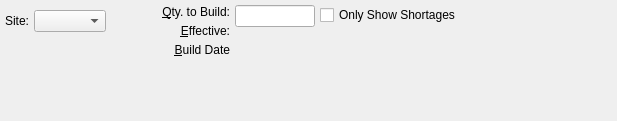
<?xml version="1.0" encoding="UTF-8"?>
<ui version="4.0">
 <comment>This file is part of the xTuple ERP: PostBooks Edition, a free and
open source Enterprise Resource Planning software suite,
Copyright (c) 1999-2018 by OpenMFG LLC, d/b/a xTuple.
It is licensed to you under the Common Public Attribution License
version 1.0, the full text of which (including xTuple-specific Exhibits)
is available at www.xtuple.com/CPAL.  By using this software, you agree
to be bound by its terms.</comment>
 <class>dspPendingAvailability</class>
 <widget class="QWidget" name="dspPendingAvailability">
  <property name="geometry">
   <rect>
    <x>0</x>
    <y>0</y>
    <width>617</width>
    <height>121</height>
   </rect>
  </property>
  <property name="windowTitle">
   <string>Pending W/O Material Availability</string>
  </property>
  <layout class="QHBoxLayout" name="horizontalLayout">
   <item>
    <layout class="QVBoxLayout">
     <property name="spacing">
      <number>5</number>
     </property>
     <property name="margin">
      <number>0</number>
     </property>
     <item>
      <widget class="ItemCluster" name="_item"/>
     </item>
     <item>
      <layout class="QHBoxLayout">
       <property name="spacing">
        <number>5</number>
       </property>
       <property name="margin">
        <number>0</number>
       </property>
       <item>
        <widget class="QLabel" name="_warehouseLit">
         <property name="text">
          <string>Site:</string>
         </property>
         <property name="alignment">
          <set>Qt::AlignRight|Qt::AlignTrailing|Qt::AlignVCenter</set>
         </property>
         <property name="buddy">
          <cstring>_warehouse</cstring>
         </property>
        </widget>
       </item>
       <item>
        <widget class="WComboBox" name="_warehouse"/>
       </item>
       <item>
        <spacer>
         <property name="orientation">
          <enum>Qt::Horizontal</enum>
         </property>
         <property name="sizeType">
          <enum>QSizePolicy::MinimumExpanding</enum>
         </property>
         <property name="sizeHint" stdset="0">
          <size>
           <width>0</width>
           <height>20</height>
          </size>
         </property>
        </spacer>
       </item>
      </layout>
     </item>
     <item>
      <spacer name="verticalSpacer">
       <property name="orientation">
        <enum>Qt::Vertical</enum>
       </property>
       <property name="sizeHint" stdset="0">
        <size>
         <width>20</width>
         <height>0</height>
        </size>
       </property>
      </spacer>
     </item>
    </layout>
   </item>
   <item>
    <layout class="QVBoxLayout">
     <property name="spacing">
      <number>0</number>
     </property>
     <property name="margin">
      <number>0</number>
     </property>
     <item>
      <layout class="QHBoxLayout">
       <property name="spacing">
        <number>5</number>
       </property>
       <property name="margin">
        <number>0</number>
       </property>
       <item>
        <layout class="QVBoxLayout">
         <property name="spacing">
          <number>5</number>
         </property>
         <property name="margin">
          <number>0</number>
         </property>
         <item>
          <widget class="QLabel" name="_qtyToBuildLit">
           <property name="text">
            <string>&amp;Qty. to Build:</string>
           </property>
           <property name="alignment">
            <set>Qt::AlignRight|Qt::AlignTrailing|Qt::AlignVCenter</set>
           </property>
           <property name="buddy">
            <cstring>_qtyToBuild</cstring>
           </property>
          </widget>
         </item>
         <item>
          <widget class="QLabel" name="_effectiveLit">
           <property name="text">
            <string>&amp;Effective:</string>
           </property>
           <property name="alignment">
            <set>Qt::AlignRight|Qt::AlignTrailing|Qt::AlignVCenter</set>
           </property>
           <property name="buddy">
            <cstring>_effective</cstring>
           </property>
          </widget>
         </item>
         <item>
          <widget class="QLabel" name="_buildDateLit">
           <property name="text">
            <string>&amp;Build Date</string>
           </property>
           <property name="alignment">
            <set>Qt::AlignRight|Qt::AlignTrailing|Qt::AlignVCenter</set>
           </property>
           <property name="buddy">
            <cstring>_effective</cstring>
           </property>
          </widget>
         </item>
        </layout>
       </item>
       <item>
        <layout class="QVBoxLayout">
         <property name="spacing">
          <number>5</number>
         </property>
         <property name="margin">
          <number>0</number>
         </property>
         <item>
          <widget class="XLineEdit" name="_qtyToBuild">
           <property name="sizePolicy">
            <sizepolicy hsizetype="Preferred" vsizetype="Fixed">
             <horstretch>0</horstretch>
             <verstretch>0</verstretch>
            </sizepolicy>
           </property>
           <property name="maximumSize">
            <size>
             <width>80</width>
             <height>32767</height>
            </size>
           </property>
          </widget>
         </item>
         <item>
          <widget class="DLineEdit" name="_effective">
           <property name="sizePolicy">
            <sizepolicy hsizetype="Preferred" vsizetype="Fixed">
             <horstretch>0</horstretch>
             <verstretch>0</verstretch>
            </sizepolicy>
           </property>
           <property name="maximumSize">
            <size>
             <width>80</width>
             <height>32767</height>
            </size>
           </property>
          </widget>
         </item>
         <item>
          <widget class="DLineEdit" name="_buildDate">
           <property name="sizePolicy">
            <sizepolicy hsizetype="Preferred" vsizetype="Fixed">
             <horstretch>0</horstretch>
             <verstretch>0</verstretch>
            </sizepolicy>
           </property>
           <property name="maximumSize">
            <size>
             <width>80</width>
             <height>32767</height>
            </size>
           </property>
          </widget>
         </item>
        </layout>
       </item>
      </layout>
     </item>
     <item>
      <spacer>
       <property name="orientation">
        <enum>Qt::Vertical</enum>
       </property>
       <property name="sizeType">
        <enum>QSizePolicy::Expanding</enum>
       </property>
       <property name="sizeHint" stdset="0">
        <size>
         <width>20</width>
         <height>0</height>
        </size>
       </property>
      </spacer>
     </item>
    </layout>
   </item>
   <item>
    <layout class="QVBoxLayout" name="verticalLayout">
     <item>
      <widget class="XCheckBox" name="_showShortages">
       <property name="text">
        <string>Only Show Shortages</string>
       </property>
      </widget>
     </item>
     <item>
      <spacer>
       <property name="orientation">
        <enum>Qt::Vertical</enum>
       </property>
       <property name="sizeType">
        <enum>QSizePolicy::Expanding</enum>
       </property>
       <property name="sizeHint" stdset="0">
        <size>
         <width>20</width>
         <height>0</height>
        </size>
       </property>
      </spacer>
     </item>
    </layout>
   </item>
   <item>
    <spacer>
     <property name="orientation">
      <enum>Qt::Horizontal</enum>
     </property>
     <property name="sizeType">
      <enum>QSizePolicy::Expanding</enum>
     </property>
     <property name="sizeHint" stdset="0">
      <size>
       <width>1</width>
       <height>20</height>
      </size>
     </property>
    </spacer>
   </item>
  </layout>
 </widget>
 <layoutdefault spacing="5" margin="5"/>
 <customwidgets>
  <customwidget>
   <class>DLineEdit</class>
   <extends>QWidget</extends>
   <header>datecluster.h</header>
   <container>1</container>
  </customwidget>
  <customwidget>
   <class>ItemCluster</class>
   <extends>QWidget</extends>
   <header>itemcluster.h</header>
   <container>1</container>
  </customwidget>
  <customwidget>
   <class>WComboBox</class>
   <extends>XComboBox</extends>
   <header>wcombobox.h</header>
  </customwidget>
  <customwidget>
   <class>XCheckBox</class>
   <extends>QCheckBox</extends>
   <header>xcheckbox.h</header>
  </customwidget>
  <customwidget>
   <class>XComboBox</class>
   <extends>QComboBox</extends>
   <header>xcombobox.h</header>
  </customwidget>
  <customwidget>
   <class>XLineEdit</class>
   <extends>QLineEdit</extends>
   <header>xlineedit.h</header>
   <container>1</container>
  </customwidget>
 </customwidgets>
 <tabstops>
  <tabstop>_item</tabstop>
  <tabstop>_warehouse</tabstop>
  <tabstop>_qtyToBuild</tabstop>
  <tabstop>_effective</tabstop>
  <tabstop>_buildDate</tabstop>
  <tabstop>_showShortages</tabstop>
 </tabstops>
 <resources/>
 <connections>
  <connection>
   <sender>_item</sender>
   <signal>privateIdChanged(int)</signal>
   <receiver>_warehouse</receiver>
   <slot>findItemsites(int)</slot>
   <hints>
    <hint type="sourcelabel">
     <x>20</x>
     <y>20</y>
    </hint>
    <hint type="destinationlabel">
     <x>20</x>
     <y>20</y>
    </hint>
   </hints>
  </connection>
 </connections>
</ui>
